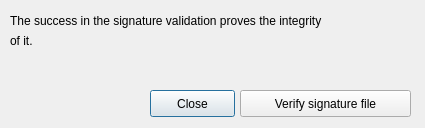
<?xml version="1.0" encoding="UTF-8"?>
<ui version="4.0">
 <class>dlgVerifySignature</class>
 <widget class="QDialog" name="dlgVerifySignature">
  <property name="geometry">
   <rect>
    <x>0</x>
    <y>0</y>
    <width>425</width>
    <height>128</height>
   </rect>
  </property>
  <property name="windowTitle">
   <string>Signature Validation</string>
  </property>
  <property name="windowIcon">
   <iconset>
    <normaloff>../../../../../.designer/backup/Images/Icons/Print.png</normaloff>../../../../../.designer/backup/Images/Icons/Print.png</iconset>
  </property>
  <property name="modal">
   <bool>true</bool>
  </property>
  <widget class="QLabel" name="labelHeader">
   <property name="geometry">
    <rect>
     <x>10</x>
     <y>10</y>
     <width>421</width>
     <height>21</height>
    </rect>
   </property>
   <property name="text">
    <string>The success in the signature validation proves the integrity</string>
   </property>
  </widget>
  <widget class="QPushButton" name="pbCancel">
   <property name="geometry">
    <rect>
     <x>150</x>
     <y>90</y>
     <width>85</width>
     <height>27</height>
    </rect>
   </property>
   <property name="text">
    <string>Close</string>
   </property>
  </widget>
  <widget class="QPushButton" name="pbOpenSign">
   <property name="enabled">
    <bool>true</bool>
   </property>
   <property name="geometry">
    <rect>
     <x>240</x>
     <y>90</y>
     <width>171</width>
     <height>27</height>
    </rect>
   </property>
   <property name="text">
    <string>Verify signature file</string>
   </property>
  </widget>
  <widget class="QLabel" name="labelHeader_2">
   <property name="geometry">
    <rect>
     <x>10</x>
     <y>30</y>
     <width>421</width>
     <height>21</height>
    </rect>
   </property>
   <property name="text">
    <string>of it.</string>
   </property>
  </widget>
 </widget>
 <resources/>
 <connections/>
</ui>
